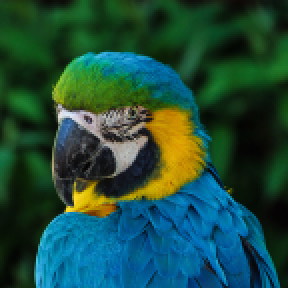
#> input picture Code/Lab4 - Image Warping/test.png, 144 x 144 px, found by its file name (shown 2 times larger)
$ jupyter execute --allow-errors 'OpenCV Intro.ipynb'
#> lines starting #> are read from the running program, lines starting #| are printed output that depends on the picture; after the words box and inside, x2 and y2 are one past the last pixel; in counts of white or black regions, pixels touching at a corner belong together
[cell 1]
import numpy as np
import matplotlib.pyplot as plt
import cv2

[cell 2]
bird = cv2.imread("test.png")
#> bird is the input picture: shape (144, 144, 3); mean B, G, R 61.2, 75.9, 30.5

print(bird.shape)
#| (144, 144, 3)

[cell 3]
#BGR vs RGB
plt.imshow(bird[:,:,::-1])
plt.show()

[cell 4]
# Don't use in Jupyter Notebook
cv2.imshow("Bird",bird)
cv2.waitKey(0)
#> (the rest of this cell did not finish here and is left out)

[cell 5]
# Color Conversion
bird_rgb = cv2.cvtColor(bird,cv2.COLOR_BGR2RGB)
#plt.imshow(bird_rgb)
#plt.show()

bird_gray = cv2.cvtColor(bird,cv2.COLOR_BGR2GRAY)
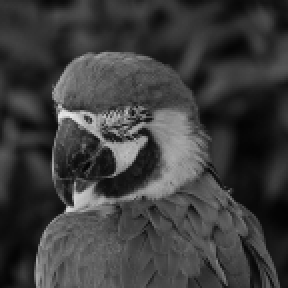
#> bird_gray: shape (144, 144) (shown 2 times larger); min 3, max 231, mean 60.6
#plt.imshow(bird_gray,cmap="gray")
#plt.show()

bird_hsv = cv2.cvtColor(bird,cv2.COLOR_BGR2HSV)
#> bird_hsv: shape (144, 144, 3); mean H, S, V 71, 183, 91.3

[cell 6]
# Convolution
kernel=np.array([[1,1,1],
                [1,1,1],
                [1,1,1]])/9

bird_blur = cv2.filter2D(bird,ddepth=-1,kernel=kernel)
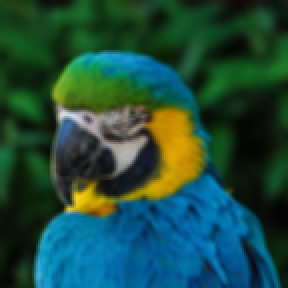
#> bird_blur: shape (144, 144, 3) (shown 2 times larger); mean B, G, R 61.2, 75.9, 30.5

bird_blur = cv2.blur(bird,ksize=(5,5))
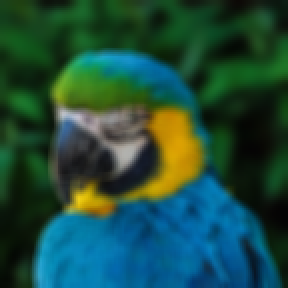
#> bird_blur: shape (144, 144, 3) (shown 2 times larger); mean B, G, R 61.2, 75.9, 30.5

plt.imshow(bird_blur[:,:,::-1])
plt.show()

[cell 7]
# Edge Detection

bird_edges = cv2.Canny(bird,20,240)
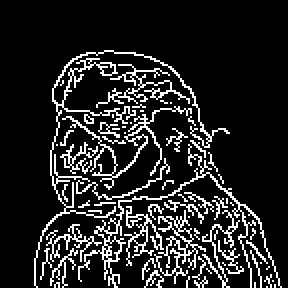
#> bird_edges: shape (144, 144) (shown 2 times larger); 14% white in thin lines or dots, all inside (x1, y1, x2, y2) = (17, 25, 141, 144)

plt.imshow(bird_edges,cmap="gray")
plt.show()

[cell 8]
# Transformations

# Scaling
bird_big = cv2.resize(bird,(400,400),interpolation=cv2.INTER_CUBIC)
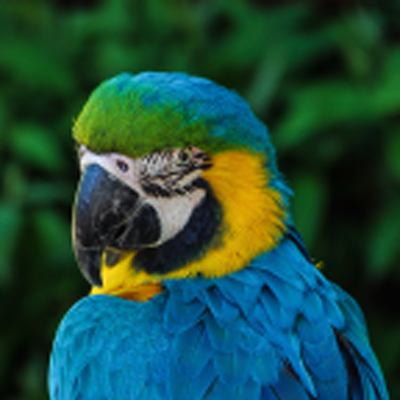
#> bird_big: shape (400, 400, 3); mean B, G, R 61.2, 75.9, 30.5

plt.imshow(bird_big[:,:,::-1])
plt.show()

[cell 9]
# Rotation

M = cv2.getRotationMatrix2D((72,72),-30,1)
bird_rot = cv2.warpAffine(bird,M,(144,144))
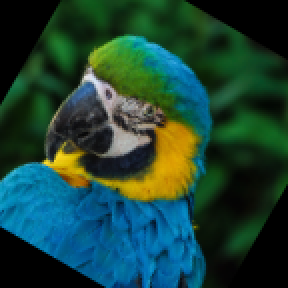
#> bird_rot: shape (144, 144, 3) (shown 2 times larger); mean B, G, R 54.4, 66.8, 27.9

plt.imshow(bird_rot[:,:,::-1])
plt.show()

[cell 10]
# Perspective
pts1 = np.float32([[56,65],[100,52],[28,100],[120,140]])
pts2 = np.float32([[0,0],[144,0],[0,144],[144,144]])

M = cv2.getPerspectiveTransform(pts1,pts2)

bird_per = cv2.warpPerspective(bird,M,(144,144))
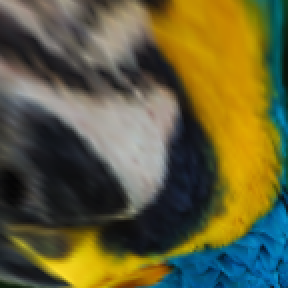
#> bird_per: shape (144, 144, 3) (shown 2 times larger); mean B, G, R 58, 94.9, 98.5

plt.imshow(bird_per[:,:,::-1])
plt.show()

$ run again, with Code/Lab4 - Image Warping/tv.png copied over Code/Lab4 - Image Warping/test.png
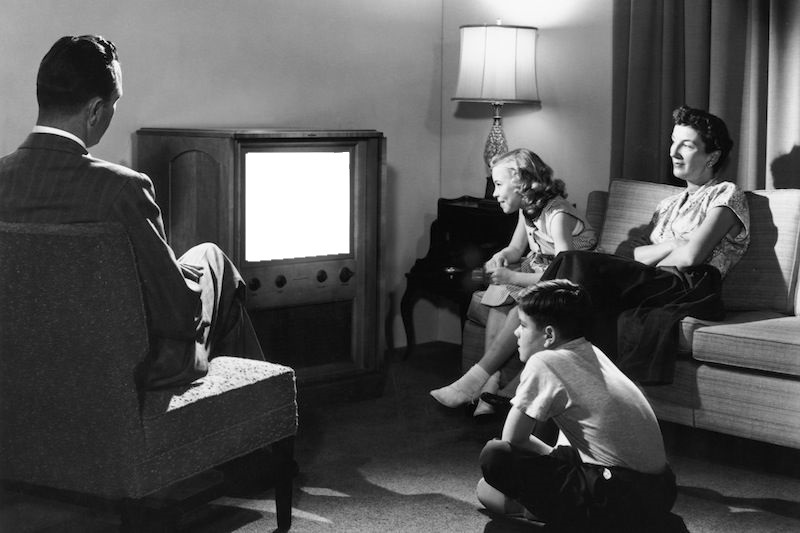
#> input picture Code/Lab4 - Image Warping/tv.png, 800 x 533 px, found by its file name
#> bird is the input picture: shape (533, 800, 3); min 0, max 255, mean 84.7
#| (533, 800, 3)
#> bird_hsv: shape (533, 800, 3); mean H, S, V 0, 0, 84.7
#> `bird_edges = cv2.Canny(bird,20,240)`:
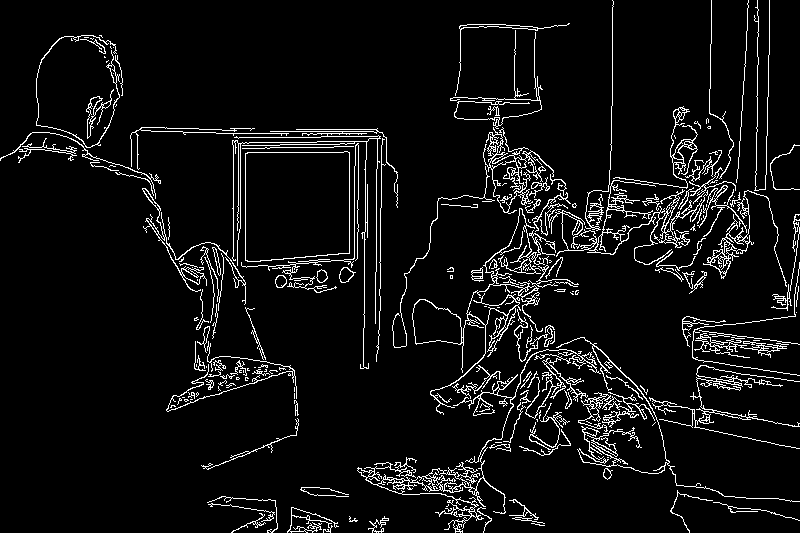
#> bird_edges: shape (533, 800); 6.4% white in thin lines or dots
#> `bird_per = cv2.warpPerspective(bird,M,(144,144))`:
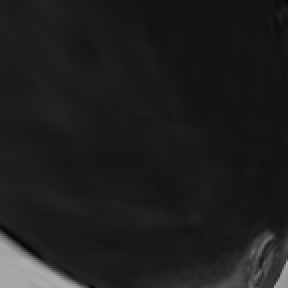
#> bird_per: shape (144, 144, 3) (shown 2 times larger); min 4, max 173, mean 29.9
